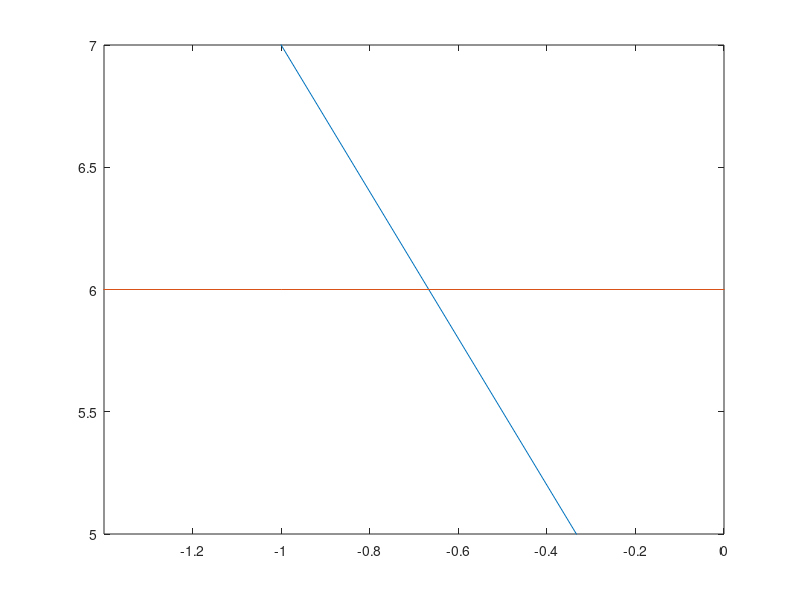

Write MATLAB code to recreate this figure.
%problem 5
%a. compute the sequence S(n) for n = 0,1,...,N
%c. verify computer program produces same sequence as closed form solution from part b
%(part c starts on line 49)

clear all

%initial conditions
S_0 = 0;
S_1 = 1;
%choose a N 
N = 20;
%define the first two sequence numbers as stated by initial conditions
S_n = [S_0, S_1];
%for the loop, start at step 3 and go to any specified N
n = [3:N];


%fill in sequence starting at 3 using the formula provided
for i = n
    S_n(i) = 2*S_n(i-1) + 2*S_n(i-2);
end


%find where fxn_b intersects 6 to compute b
%the value 6 comes from solving the sequence in the written portion

%define "x values" for b
b = -N:N;
%this is the function of b that I found in the written portion
fxn_b = 1./(b-(2-b))  .* (b.^3 - (2-b).^3);
%plot the function of b
figure(1)
plot(b, fxn_b)
hold on
plot(b,ones(1,length(b))*6);
ylim([5 7])
xlim([-1.4 0])
hold off
%fxn b crosses 6 at -0.7321
%this is equal to 1 - sqrt(3)
%print what b is: 
fprintf('b is:')
1 - sqrt(3)

%part c. using closed form solution from part b,
A = 1/(2*sqrt(3));
B = -A;
b = 1 - sqrt(3);
a = 1 + sqrt(3);

%compute S_n again using the solution computed in the written portion
%call this S_n2
n = [0:N-1];
S_n2 = A*(a.^n) + B*(b.^n);
S_n2 = round(S_n2);
%sum the differences to check if S_n and S_n2 are the same
sum(S_n2 - S_n)
%print the answer : zero
fprintf('sequences are the same!')
